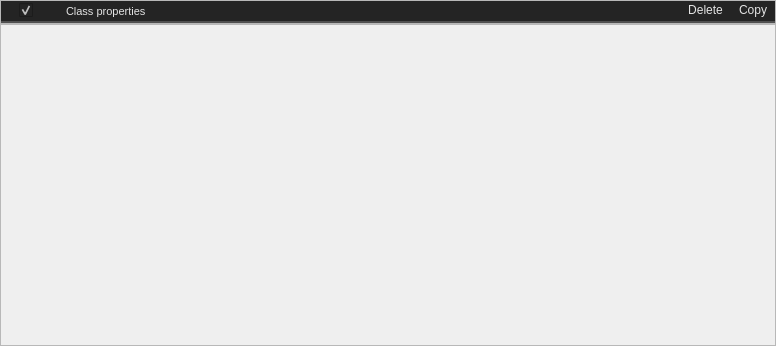
<?xml version="1.0" encoding="UTF-8"?>
<ui version="4.0">
 <class>Form</class>
 <widget class="QWidget" name="Form">
  <property name="geometry">
   <rect>
    <x>0</x>
    <y>0</y>
    <width>776</width>
    <height>346</height>
   </rect>
  </property>
  <property name="minimumSize">
   <size>
    <width>512</width>
    <height>0</height>
   </size>
  </property>
  <property name="maximumSize">
   <size>
    <width>16666</width>
    <height>16777215</height>
   </size>
  </property>
  <property name="windowTitle">
   <string>Form</string>
  </property>
  <layout class="QVBoxLayout" name="verticalLayout">
   <property name="spacing">
    <number>0</number>
   </property>
   <property name="leftMargin">
    <number>0</number>
   </property>
   <property name="topMargin">
    <number>0</number>
   </property>
   <property name="rightMargin">
    <number>0</number>
   </property>
   <property name="bottomMargin">
    <number>0</number>
   </property>
   <item>
    <widget class="QFrame" name="header">
     <property name="minimumSize">
      <size>
       <width>0</width>
       <height>24</height>
      </size>
     </property>
     <property name="maximumSize">
      <size>
       <width>16777215</width>
       <height>24</height>
      </size>
     </property>
     <property name="frameShape">
      <enum>QFrame::Shape::StyledPanel</enum>
     </property>
     <property name="frameShadow">
      <enum>QFrame::Shadow::Raised</enum>
     </property>
     <layout class="QHBoxLayout" name="horizontalLayout">
      <property name="spacing">
       <number>0</number>
      </property>
      <property name="leftMargin">
       <number>0</number>
      </property>
      <property name="topMargin">
       <number>0</number>
      </property>
      <property name="rightMargin">
       <number>0</number>
      </property>
      <property name="bottomMargin">
       <number>0</number>
      </property>
      <item>
       <widget class="QLabel" name="label_2">
        <property name="styleSheet">
         <string notr="true">image: url(:/icons/more_vert.png);
padding-left: 3px;
padding-right: 3px;
    border: 2px solid #CCCCCC;
	border-top: 0px;
	border-left: 0px;
	border-right: 0px;
    border-color: rgba(80, 80, 80, 255);
    border-radius: 0px;
background-color: #242424;</string>
        </property>
        <property name="text">
         <string/>
        </property>
       </widget>
      </item>
      <item>
       <widget class="QCheckBox" name="show_child">
        <property name="focusPolicy">
         <enum>Qt::FocusPolicy::NoFocus</enum>
        </property>
        <property name="toolTip">
         <string>&lt;html&gt;&lt;head/&gt;&lt;body&gt;&lt;p&gt;&lt;span style=&quot; font-size:8pt; font-weight:400;&quot;&gt;Show child&lt;/span&gt;&lt;/p&gt;&lt;/body&gt;&lt;/html&gt;</string>
        </property>
        <property name="styleSheet">
         <string notr="true">QCheckBox::indicator:checked {
    
image: url(://icons/arrow_drop_down.png);
	height:14px;
	width:14px;
}

QCheckBox::indicator:unchecked {
    image: url(://icons/arrow_drop_right.png);
	height:14px;
	width:14px;
}
QCheckBox {
    font: 700 10pt &quot;Segoe UI&quot;;
    border: 2px solid black;
    border-radius: 0px;
    border-color: rgba(80, 80, 80, 255);
    height:14px;
    padding-top: 2px;
    padding-bottom:4px;
    color: #E3E3E3;
background-color: #242424;
    padding-left: 4px;
}
QCheckBox:hover {
    background-color: #414956;
    color: white;
}
QCheckBox{
	padding-left:5px;
	border-left: 0px solid black;
border-right: 0px solid black;
border-top: 0px solid black;
}</string>
        </property>
        <property name="text">
         <string/>
        </property>
        <property name="checked">
         <bool>true</bool>
        </property>
        <property name="tristate">
         <bool>false</bool>
        </property>
       </widget>
      </item>
      <item>
       <widget class="QFrame" name="frame_2">
        <property name="minimumSize">
         <size>
          <width>400</width>
          <height>0</height>
         </size>
        </property>
        <property name="maximumSize">
         <size>
          <width>400</width>
          <height>16777215</height>
         </size>
        </property>
        <property name="frameShape">
         <enum>QFrame::Shape::NoFrame</enum>
        </property>
        <property name="frameShadow">
         <enum>QFrame::Shadow::Raised</enum>
        </property>
        <layout class="QHBoxLayout" name="horizontalLayout_2">
         <property name="spacing">
          <number>0</number>
         </property>
         <property name="leftMargin">
          <number>0</number>
         </property>
         <property name="topMargin">
          <number>0</number>
         </property>
         <property name="rightMargin">
          <number>0</number>
         </property>
         <property name="bottomMargin">
          <number>0</number>
         </property>
         <item>
          <widget class="QToolButton" name="gf">
           <property name="enabled">
            <bool>false</bool>
           </property>
           <property name="focusPolicy">
            <enum>Qt::FocusPolicy::NoFocus</enum>
           </property>
           <property name="styleSheet">
            <string notr="true">QToolButton {
    border: 2px solid black;
    border-radius: 0px;
    border-color: rgba(80, 80, 80, 255);
border-left: None;
border-top: None;
border-right: None;
    padding: 2px;
    color: #E3E3E3;
    background-color: #242424;
height:16px;
width:16px;
}
QToolButton:hover {
    background-color: #414956;
    color: white;
}</string>
           </property>
           <property name="text">
            <string/>
           </property>
           <property name="icon">
            <iconset resource="../../resources.qrc">
             <normaloff>:/icons/shapes_24dp_9D9D9D_FILL0_wght400_GRAD0_opsz24.png</normaloff>:/icons/shapes_24dp_9D9D9D_FILL0_wght400_GRAD0_opsz24.png</iconset>
           </property>
           <property name="iconSize">
            <size>
             <width>24</width>
             <height>24</height>
            </size>
           </property>
          </widget>
         </item>
         <item>
          <widget class="QLineEdit" name="property_class">
           <property name="focusPolicy">
            <enum>Qt::FocusPolicy::NoFocus</enum>
           </property>
           <property name="toolTip">
            <string>&lt;html&gt;&lt;head/&gt;&lt;body&gt;&lt;p&gt;Variable name and display name&lt;/p&gt;&lt;/body&gt;&lt;/html&gt;</string>
           </property>
           <property name="styleSheet">
            <string notr="true">QLineEdit {
    font-size: 8pt;
    font-family: &quot;Segoe UI&quot;;
    border-top: 0px;
    border-left: 0px;
    border-right: 0px;
    border-bottom: 2px solid rgba(80, 80, 80, 255);
    border-radius: 0px;
    padding: 2px;
    color: #E3E3E3;
    background-color: #242424;
}

QLineEdit:focus {
    border-color: rgba(80, 80, 80, 255);
}

QLineEdit::selection {
    background-color: #414956;
    color: white;
}</string>
           </property>
           <property name="inputMethodHints">
            <set>Qt::InputMethodHint::ImhLatinOnly|Qt::InputMethodHint::ImhLowercaseOnly</set>
           </property>
           <property name="text">
            <string>Class properties</string>
           </property>
           <property name="maxLength">
            <number>32</number>
           </property>
           <property name="readOnly">
            <bool>true</bool>
           </property>
          </widget>
         </item>
        </layout>
       </widget>
      </item>
      <item>
       <widget class="QLineEdit" name="element_id_display">
        <property name="enabled">
         <bool>false</bool>
        </property>
        <property name="focusPolicy">
         <enum>Qt::FocusPolicy::NoFocus</enum>
        </property>
        <property name="toolTip">
         <string>&lt;html&gt;&lt;head/&gt;&lt;body&gt;&lt;p&gt;Variable name and display name&lt;/p&gt;&lt;/body&gt;&lt;/html&gt;</string>
        </property>
        <property name="styleSheet">
         <string notr="true">QLineEdit {
    font-size: 8pt;
    font-family: &quot;Segoe UI&quot;;
    border-top: 0px;
    border-left: 0px;
    border-right: 0px;
    border-bottom: 2px solid rgba(80, 80, 80, 255);
    border-radius: 0px;
    padding: 2px;
    color: #6D6D6D;
    background-color: #242424;
}

QLineEdit:focus {
    border-color: rgba(80, 80, 80, 255);
}

QLineEdit::selection {
    background-color: #414956;
    color: white;
}</string>
        </property>
        <property name="inputMethodHints">
         <set>Qt::InputMethodHint::ImhLatinOnly|Qt::InputMethodHint::ImhLowercaseOnly</set>
        </property>
        <property name="text">
         <string/>
        </property>
        <property name="maxLength">
         <number>32</number>
        </property>
        <property name="readOnly">
         <bool>true</bool>
        </property>
        <property name="placeholderText">
         <string/>
        </property>
       </widget>
      </item>
      <item>
       <widget class="QPushButton" name="delete_button">
        <property name="styleSheet">
         <string notr="true">
QPushButton {
    font: 580 8pt &quot;Segoe UI&quot;;
    border: 2px solid black;
    border-radius: 0px;
    border-color: rgba(80, 80, 80, 255);
	border-top:0px;
border-left:0px;
border-right:0px;
    height:14px;
    padding-top: 2px;
    padding-bottom:4px;
	background-color: #242424;
    padding-left: 8px;
	padding-right: 8px;
	color: #E3E3E3;
}

QPushButton:hover {
    background-color: #414956;
    color: white;
}


QPushButton:pressed {
    font: 580 8pt &quot;Segoe UI&quot;;
    border: 2px solid black;
    border-radius: 0px;
    border-color: rgba(80, 80, 80, 255);
	border-top:0px;
border-left:0px;
border-right:0px;
    height:14px;
    padding-top: 2px;
    padding-bottom:4px;
	background-color: #242424;
    padding-left: 8px;
	padding-right: 8px;
	color: #E3E3E3;
}</string>
        </property>
        <property name="text">
         <string>Delete</string>
        </property>
        <property name="icon">
         <iconset resource="../../resources.qrc">
          <normaloff>:/icons/delete_24dp_9D9D9D_FILL0_wght400_GRAD0_opsz24.svg</normaloff>:/icons/delete_24dp_9D9D9D_FILL0_wght400_GRAD0_opsz24.svg</iconset>
        </property>
       </widget>
      </item>
      <item>
       <widget class="QPushButton" name="copy_button">
        <property name="styleSheet">
         <string notr="true">
QPushButton {
    font: 580 8pt &quot;Segoe UI&quot;;
    border: 2px solid black;
    border-radius: 0px;
    border-color: rgba(80, 80, 80, 255);
	border-top:0px;
border-left:0px;
border-right:0px;
    height:14px;
    padding-top: 2px;
    padding-bottom:4px;
	background-color: #242424;
    padding-left: 8px;
	padding-right: 8px;
	color: #E3E3E3;
}

QPushButton:hover {
    background-color: #414956;
    color: white;
}


QPushButton:pressed {
    font: 580 8pt &quot;Segoe UI&quot;;
    border: 2px solid black;
    border-radius: 0px;
    border-color: rgba(80, 80, 80, 255);
	border-top:0px;
border-left:0px;
border-right:0px;
    height:14px;
    padding-top: 2px;
    padding-bottom:4px;
	background-color: #242424;
    padding-left: 8px;
	padding-right: 8px;
	color: #E3E3E3;
}</string>
        </property>
        <property name="text">
         <string>Copy</string>
        </property>
        <property name="icon">
         <iconset resource="../../resources.qrc">
          <normaloff>:/icons/content_copy_24dp_9D9D9D_FILL0_wght400_GRAD0_opsz24.svg</normaloff>:/icons/content_copy_24dp_9D9D9D_FILL0_wght400_GRAD0_opsz24.svg</iconset>
        </property>
       </widget>
      </item>
     </layout>
    </widget>
   </item>
   <item>
    <widget class="QFrame" name="content">
     <property name="frameShape">
      <enum>QFrame::Shape::StyledPanel</enum>
     </property>
     <property name="frameShadow">
      <enum>QFrame::Shadow::Raised</enum>
     </property>
     <layout class="QVBoxLayout" name="verticalLayout_2">
      <property name="leftMargin">
       <number>0</number>
      </property>
      <property name="topMargin">
       <number>0</number>
      </property>
      <property name="rightMargin">
       <number>0</number>
      </property>
      <property name="bottomMargin">
       <number>0</number>
      </property>
     </layout>
    </widget>
   </item>
  </layout>
 </widget>
 <resources>
  <include location="../../resources.qrc"/>
 </resources>
 <connections/>
</ui>
